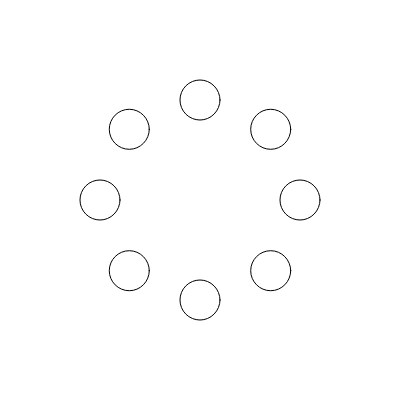
Frame 1 (no input)
Frame 2 (the mouse pressed at the canvas centre, redrawn once): identical to frame 1, image omitted

The p5.js sketch that drew this single still picture (run headless with seeded random() and noise() and a simulated clock; the mouse was pressed at the canvas centre and the sketch redrawn once):

// p5.js sketch
// ── sketch.js
function setup() {
  createCanvas(400, 400);
}

const radius = 100;

function draw() {
  background(255);
  // initial translate
  translate(200, 200);

  for (let angle = 0; angle < 360; angle += 45) {
    push();
    const x = radius * cos(Math.PI / 180 * angle);
    const y = radius * sin(Math.PI / 180 * angle);
    
    translate(x, y);
    circle(0, 0, 40);

    // returning to the initial translate
    pop();
  }

  noLoop(); 
}
